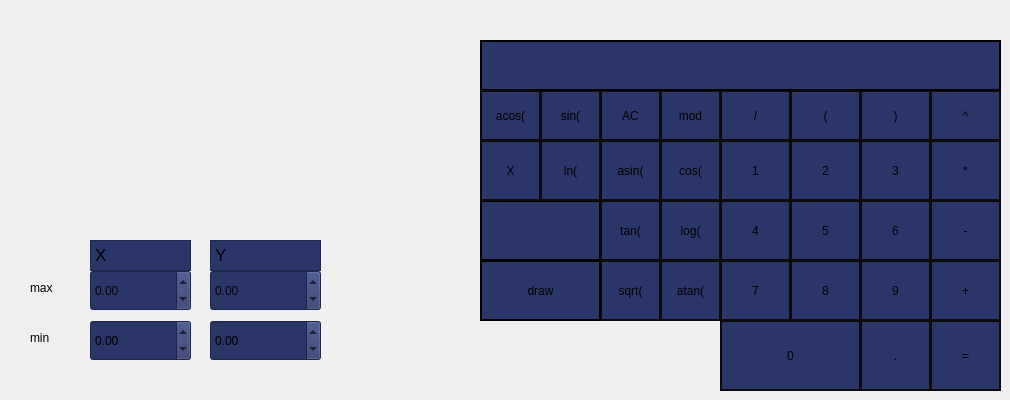
    <widget class="QWidget" name="calc">
     <attribute name="title">
      <string>Классика</string>
     </attribute>
     <widget class="QPushButton" name="pushButton_sin">
      <property name="geometry">
       <rect>
        <x>540</x>
        <y>90</y>
        <width>61</width>
        <height>51</height>
       </rect>
      </property>
      <property name="styleSheet">
       <string notr="true">QPushButton:hover {
	color: rgb(255, 255, 255);
}

QPushButton {
color: rgb(0, 0, 0);
 border: 2px solid rgb(11, 11, 11);

 background: rgb(42, 54, 103);
}
</string>
      </property>
      <property name="text">
       <string>sin(</string>
      </property>
     </widget>
     <widget class="QPushButton" name="pushButton_2">
      <property name="geometry">
       <rect>
        <x>790</x>
        <y>140</y>
        <width>71</width>
        <height>61</height>
       </rect>
      </property>
      <property name="styleSheet">
       <string notr="true">QPushButton:hover {
	color: rgb(255, 255, 255);
}

QPushButton {
color: rgb(0, 0, 0);
 border: 2px solid rgb(11, 11, 11);

 background: rgb(42, 54, 103);
}
</string>
      </property>
      <property name="text">
       <string>2</string>
      </property>
     </widget>
     <widget class="QLineEdit" name="lineEdit_X">
      <property name="geometry">
       <rect>
        <x>480</x>
        <y>200</y>
        <width>121</width>
        <height>61</height>
       </rect>
      </property>
      <property name="styleSheet">
       <string notr="true">QLineEdit {
border: none;
color: rgb(0 0, 0);
 border: 2px solid rgb(0, 0, 0);
 background: solid rgb(42, 54, 103);
}

QLineEdir:hover {
	border: white ;
}
</string>
      </property>
     </widget>
     <widget class="QPushButton" name="pushButton_atan">
      <property name="geometry">
       <rect>
        <x>660</x>
        <y>260</y>
        <width>61</width>
        <height>61</height>
       </rect>
      </property>
      <property name="styleSheet">
       <string notr="true">QPushButton:hover {
	color: rgb(255, 255, 255);
}

QPushButton {
color: rgb(0, 0, 0);
 border: 2px solid rgb(11, 11, 11);

 background: rgb(42, 54, 103);
}
</string>
      </property>
      <property name="text">
       <string>atan(</string>
      </property>
     </widget>
     <widget class="QPushButton" name="pushButton_divide">
      <property name="geometry">
       <rect>
        <x>720</x>
        <y>90</y>
        <width>71</width>
        <height>51</height>
       </rect>
      </property>
      <property name="styleSheet">
       <string notr="true">QPushButton:hover {
	color: rgb(255, 255, 255);
}

QPushButton {
color: rgb(0, 0, 0);
 border: 2px solid rgb(11, 11, 11);

 background: rgb(42, 54, 103);
}
</string>
      </property>
      <property name="text">
       <string>/</string>
      </property>
     </widget>
     <widget class="QPushButton" name="pushButton_mod">
      <property name="geometry">
       <rect>
        <x>660</x>
        <y>90</y>
        <width>61</width>
        <height>51</height>
       </rect>
      </property>
      <property name="styleSheet">
       <string notr="true">QPushButton:hover {
	color: rgb(255, 255, 255);
}

QPushButton {
color: rgb(0, 0, 0);
 border: 2px solid rgb(11, 11, 11);

 background: rgb(42, 54, 103);
}
</string>
      </property>
      <property name="text">
       <string>mod</string>
      </property>
     </widget>
     <widget class="QPushButton" name="pushButton_multiply">
      <property name="geometry">
       <rect>
        <x>930</x>
        <y>140</y>
        <width>71</width>
        <height>61</height>
       </rect>
      </property>
      <property name="styleSheet">
       <string notr="true">QPushButton:hover {
	color: rgb(255, 255, 255);
}

QPushButton {
color: rgb(0, 0, 0);
 border: 2px solid rgb(11, 11, 11);

 background: rgb(42, 54, 103);
}
</string>
      </property>
      <property name="text">
       <string>*</string>
      </property>
     </widget>
     <widget class="QPushButton" name="pushButton_power">
      <property name="geometry">
       <rect>
        <x>930</x>
        <y>90</y>
        <width>71</width>
        <height>51</height>
       </rect>
      </property>
      <property name="styleSheet">
       <string notr="true">QPushButton:hover {
	color: rgb(255, 255, 255);
}

QPushButton {
color: rgb(0, 0, 0);
 border: 2px solid rgb(11, 11, 11);

 background: rgb(42, 54, 103);
}
</string>
      </property>
      <property name="text">
       <string>^</string>
      </property>
     </widget>
     <widget class="QPushButton" name="pushButton_ln">
      <property name="geometry">
       <rect>
        <x>540</x>
        <y>140</y>
        <width>61</width>
        <height>61</height>
       </rect>
      </property>
      <property name="styleSheet">
       <string notr="true">QPushButton:hover {
	color: rgb(255, 255, 255);
}

QPushButton {
color: rgb(0, 0, 0);
 border: 2px solid rgb(11, 11, 11);

 background: rgb(42, 54, 103);
}
</string>
      </property>
      <property name="text">
       <string>ln(</string>
      </property>
     </widget>
     <widget class="QPushButton" name="pushButton_plus">
      <property name="geometry">
       <rect>
        <x>930</x>
        <y>260</y>
        <width>71</width>
        <height>61</height>
       </rect>
      </property>
      <property name="styleSheet">
       <string notr="true">QPushButton:hover {
	color: rgb(255, 255, 255);
}

QPushButton {
color: rgb(0, 0, 0);
 border: 2px solid rgb(11, 11, 11);

 background: rgb(42, 54, 103);
}
</string>
      </property>
      <property name="text">
       <string>+</string>
      </property>
     </widget>
     <widget class="QPushButton" name="pushButton_8">
      <property name="geometry">
       <rect>
        <x>790</x>
        <y>260</y>
        <width>71</width>
        <height>61</height>
       </rect>
      </property>
      <property name="styleSheet">
       <string notr="true">QPushButton:hover {
	color: rgb(255, 255, 255);
}

QPushButton {
color: rgb(0, 0, 0);
 border: 2px solid rgb(11, 11, 11);

 background: rgb(42, 54, 103);
}
</string>
      </property>
      <property name="text">
       <string>8</string>
      </property>
     </widget>
     <widget class="QPushButton" name="pushButton_6">
      <property name="geometry">
       <rect>
        <x>860</x>
        <y>200</y>
        <width>71</width>
        <height>61</height>
       </rect>
      </property>
      <property name="styleSheet">
       <string notr="true">QPushButton:hover {
	color: rgb(255, 255, 255);
}

QPushButton {
color: rgb(0, 0, 0);
 border: 2px solid rgb(11, 11, 11);

 background: rgb(42, 54, 103);
}
</string>
      </property>
      <property name="text">
       <string>6</string>
      </property>
     </widget>
     <widget class="QPushButton" name="pushButton_1">
      <property name="geometry">
       <rect>
        <x>720</x>
        <y>140</y>
        <width>71</width>
        <height>61</height>
       </rect>
      </property>
      <property name="styleSheet">
       <string notr="true">QPushButton:hover {
	color: rgb(255, 255, 255);
}

QPushButton {
color: rgb(0, 0, 0);
 border: 2px solid rgb(11, 11, 11);

 background: rgb(42, 54, 103);
}
</string>
      </property>
      <property name="text">
       <string>1</string>
      </property>
     </widget>
     <widget class="QPushButton" name="pushButton_clear">
      <property name="geometry">
       <rect>
        <x>600</x>
        <y>90</y>
        <width>61</width>
        <height>51</height>
       </rect>
      </property>
      <property name="styleSheet">
       <string notr="true">QPushButton:hover {
	color: rgb(255, 255, 255);
}

QPushButton {
color: rgb(0, 0, 0);
 border: 2px solid rgb(11, 11, 11);

 background: rgb(42, 54, 103);
}
</string>
      </property>
      <property name="text">
       <string>AC</string>
      </property>
     </widget>
     <widget class="QPushButton" name="pushButton_cos">
      <property name="geometry">
       <rect>
        <x>660</x>
        <y>140</y>
        <width>61</width>
        <height>61</height>
       </rect>
      </property>
      <property name="styleSheet">
       <string notr="true">QPushButton:hover {
	color: rgb(255, 255, 255);
}

QPushButton {
color: rgb(0, 0, 0);
 border: 2px solid rgb(11, 11, 11);

 background: rgb(42, 54, 103);
}
</string>
      </property>
      <property name="text">
       <string>cos(</string>
      </property>
     </widget>
     <widget class="QPushButton" name="pushButton_bracket_right">
      <property name="geometry">
       <rect>
        <x>860</x>
        <y>90</y>
        <width>71</width>
        <height>51</height>
       </rect>
      </property>
      <property name="styleSheet">
       <string notr="true">QPushButton:hover {
	color: rgb(255, 255, 255);
}

QPushButton {
color: rgb(0, 0, 0);
 border: 2px solid rgb(11, 11, 11);

 background: rgb(42, 54, 103);
}
</string>
      </property>
      <property name="text">
       <string>)</string>
      </property>
     </widget>
     <widget class="QPushButton" name="pushButton_0">
      <property name="geometry">
       <rect>
        <x>720</x>
        <y>320</y>
        <width>141</width>
        <height>71</height>
       </rect>
      </property>
      <property name="styleSheet">
       <string notr="true">QPushButton:hover {
	color: rgb(255, 255, 255);
}

QPushButton {
color: rgb(0, 0, 0);
 border: 2px solid rgb(11, 11, 11);

 background: rgb(42, 54, 103);
}
</string>
      </property>
      <property name="text">
       <string>0</string>
      </property>
     </widget>
     <widget class="QPushButton" name="pushButton_log">
      <property name="geometry">
       <rect>
        <x>660</x>
        <y>200</y>
        <width>61</width>
        <height>61</height>
       </rect>
      </property>
      <property name="styleSheet">
       <string notr="true">QPushButton:hover {
	color: rgb(255, 255, 255);
}

QPushButton {
color: rgb(0, 0, 0);
 border: 2px solid rgb(11, 11, 11);

 background: rgb(42, 54, 103);
}
</string>
      </property>
      <property name="text">
       <string>log(</string>
      </property>
     </widget>
     <widget class="QPushButton" name="pushButton_dot">
      <property name="geometry">
       <rect>
        <x>860</x>
        <y>320</y>
        <width>71</width>
        <height>71</height>
       </rect>
      </property>
      <property name="styleSheet">
       <string notr="true">QPushButton:hover {
	color: rgb(255, 255, 255);
}

QPushButton {
color: rgb(0, 0, 0);
 border: 2px solid rgb(11, 11, 11);

 background: rgb(42, 54, 103);
}
</string>
      </property>
      <property name="text">
       <string>.</string>
      </property>
     </widget>
     <widget class="QPushButton" name="pushButton_3">
      <property name="geometry">
       <rect>
        <x>860</x>
        <y>140</y>
        <width>71</width>
        <height>61</height>
       </rect>
      </property>
      <property name="styleSheet">
       <string notr="true">QPushButton:hover {
	color: rgb(255, 255, 255);
}

QPushButton {
color: rgb(0, 0, 0);
 border: 2px solid rgb(11, 11, 11);

 background: rgb(42, 54, 103);
}
</string>
      </property>
      <property name="text">
       <string>3</string>
      </property>
     </widget>
     <widget class="QPushButton" name="pushButton_minus">
      <property name="geometry">
       <rect>
        <x>930</x>
        <y>200</y>
        <width>71</width>
        <height>61</height>
       </rect>
      </property>
      <property name="styleSheet">
       <string notr="true">QPushButton:hover {
	color: rgb(255, 255, 255);
}

QPushButton {
color: rgb(0, 0, 0);
 border: 2px solid rgb(11, 11, 11);

 background: rgb(42, 54, 103);
}
</string>
      </property>
      <property name="text">
       <string>-</string>
      </property>
     </widget>
     <widget class="QLineEdit" name="lineEdit">
      <property name="geometry">
       <rect>
        <x>480</x>
        <y>40</y>
        <width>521</width>
        <height>51</height>
       </rect>
      </property>
      <property name="styleSheet">
       <string notr="true">QLineEdit {
border: none;
color: rgb(0 0, 0);
 border: 2px solid rgb(0, 0, 0);
 background: solid rgb(42, 54, 103);
}

QLineEdir:hover {
	border: white ;
}
</string>
      </property>
     </widget>
     <widget class="QPushButton" name="pushButton_sqrt">
      <property name="geometry">
       <rect>
        <x>600</x>
        <y>260</y>
        <width>61</width>
        <height>61</height>
       </rect>
      </property>
      <property name="styleSheet">
       <string notr="true">QPushButton:hover {
	color: rgb(255, 255, 255);
}

QPushButton {
color: rgb(0, 0, 0);
 border: 2px solid rgb(11, 11, 11);

 background: rgb(42, 54, 103);
}
</string>
      </property>
      <property name="text">
       <string>sqrt(</string>
      </property>
     </widget>
     <widget class="QPushButton" name="pushButton_acos">
      <property name="geometry">
       <rect>
        <x>480</x>
        <y>90</y>
        <width>61</width>
        <height>51</height>
       </rect>
      </property>
      <property name="styleSheet">
       <string notr="true">QPushButton:hover {
	color: rgb(255, 255, 255);
}

QPushButton {
color: rgb(0, 0, 0);
 border: 2px solid rgb(11, 11, 11);

 background: rgb(42, 54, 103);
}
</string>
      </property>
      <property name="text">
       <string>acos(</string>
      </property>
     </widget>
     <widget class="QPushButton" name="pushButton_asin">
      <property name="geometry">
       <rect>
        <x>600</x>
        <y>140</y>
        <width>61</width>
        <height>61</height>
       </rect>
      </property>
      <property name="styleSheet">
       <string notr="true">QPushButton:hover {
	color: rgb(255, 255, 255);
}

QPushButton {
color: rgb(0, 0, 0);
 border: 2px solid rgb(11, 11, 11);

 background: rgb(42, 54, 103);
}
</string>
      </property>
      <property name="text">
       <string>asin(</string>
      </property>
     </widget>
     <widget class="QPushButton" name="pushButton_X">
      <property name="geometry">
       <rect>
        <x>480</x>
        <y>140</y>
        <width>61</width>
        <height>61</height>
       </rect>
      </property>
      <property name="styleSheet">
       <string notr="true">QPushButton:hover {
	color: rgb(255, 255, 255);
}

QPushButton {
color: rgb(0, 0, 0);
 border: 2px solid rgb(11, 11, 11);

 background: rgb(42, 54, 103);
}
</string>
      </property>
      <property name="text">
       <string>X</string>
      </property>
     </widget>
     <widget class="QPushButton" name="pushButton_9">
      <property name="geometry">
       <rect>
        <x>860</x>
        <y>260</y>
        <width>71</width>
        <height>61</height>
       </rect>
      </property>
      <property name="styleSheet">
       <string notr="true">QPushButton:hover {
	color: rgb(255, 255, 255);
}

QPushButton {
color: rgb(0, 0, 0);
 border: 2px solid rgb(11, 11, 11);

 background: rgb(42, 54, 103);
}
</string>
      </property>
      <property name="text">
       <string>9</string>
      </property>
     </widget>
     <widget class="QPushButton" name="pushButton_5">
      <property name="geometry">
       <rect>
        <x>790</x>
        <y>200</y>
        <width>71</width>
        <height>61</height>
       </rect>
      </property>
      <property name="styleSheet">
       <string notr="true">QPushButton:hover {
	color: rgb(255, 255, 255);
}

QPushButton {
color: rgb(0, 0, 0);
 border: 2px solid rgb(11, 11, 11);

 background: rgb(42, 54, 103);
}
</string>
      </property>
      <property name="text">
       <string>5</string>
      </property>
     </widget>
     <widget class="QPushButton" name="pushButton_7">
      <property name="geometry">
       <rect>
        <x>720</x>
        <y>260</y>
        <width>71</width>
        <height>61</height>
       </rect>
      </property>
      <property name="styleSheet">
       <string notr="true">QPushButton:hover {
	color: rgb(255, 255, 255);
}

QPushButton {
color: rgb(0, 0, 0);
 border: 2px solid rgb(11, 11, 11);

 background: rgb(42, 54, 103);
}
</string>
      </property>
      <property name="text">
       <string>7</string>
      </property>
     </widget>
     <widget class="QPushButton" name="pushButton_4">
      <property name="geometry">
       <rect>
        <x>720</x>
        <y>200</y>
        <width>71</width>
        <height>61</height>
       </rect>
      </property>
      <property name="styleSheet">
       <string notr="true">QPushButton:hover {
	color: rgb(255, 255, 255);
}

QPushButton {
color: rgb(0, 0, 0);
 border: 2px solid rgb(11, 11, 11);

 background: rgb(42, 54, 103);
}
</string>
      </property>
      <property name="text">
       <string>4</string>
      </property>
     </widget>
     <widget class="QPushButton" name="pushButton_tan">
      <property name="geometry">
       <rect>
        <x>600</x>
        <y>200</y>
        <width>61</width>
        <height>61</height>
       </rect>
      </property>
      <property name="styleSheet">
       <string notr="true">QPushButton:hover {
	color: rgb(255, 255, 255);
}

QPushButton {
color: rgb(0, 0, 0);
 border: 2px solid rgb(11, 11, 11);

 background: rgb(42, 54, 103);
}
</string>
      </property>
      <property name="text">
       <string>tan(</string>
      </property>
     </widget>
     <widget class="QPushButton" name="pushButton_equal">
      <property name="geometry">
       <rect>
        <x>930</x>
        <y>320</y>
        <width>71</width>
        <height>71</height>
       </rect>
      </property>
      <property name="styleSheet">
       <string notr="true">QPushButton:hover {
	color: rgb(255, 255, 255);
}

QPushButton {
color: rgb(0, 0, 0);
 border: 2px solid rgb(11, 11, 11);

 background: rgb(42, 54, 103);
}
</string>
      </property>
      <property name="text">
       <string>=</string>
      </property>
     </widget>
     <widget class="QPushButton" name="pushButton_bracket_left">
      <property name="geometry">
       <rect>
        <x>790</x>
        <y>90</y>
        <width>71</width>
        <height>51</height>
       </rect>
      </property>
      <property name="styleSheet">
       <string notr="true">QPushButton:hover {
	color: rgb(255, 255, 255);
}

QPushButton {
color: rgb(0, 0, 0);
 border: 2px solid rgb(11, 11, 11);

 background: rgb(42, 54, 103);
}
</string>
      </property>
      <property name="text">
       <string>(</string>
      </property>
     </widget>
     <widget class="QDoubleSpinBox" name="doubleSpinBox_x_2">
      <property name="geometry">
       <rect>
        <x>90</x>
        <y>320</y>
        <width>101</width>
        <height>41</height>
       </rect>
      </property>
      <property name="styleSheet">
       <string notr="true">QDoubleSpinBox {

background: solid rgb(42, 54, 103);
}</string>
      </property>
      <property name="minimum">
       <double>-1000000.000000000000000</double>
      </property>
      <property name="maximum">
       <double>1000000.000000000000000</double>
      </property>
     </widget>
     <widget class="QTextEdit" name="textEdit_x">
      <property name="geometry">
       <rect>
        <x>90</x>
        <y>240</y>
        <width>101</width>
        <height>31</height>
       </rect>
      </property>
      <property name="styleSheet">
       <string notr="true">QTextEdit {
background:solid rgb(42, 54, 103);
}

QTextEdit:hover {
	border: white;
}</string>
      </property>
      <property name="html">
       <string>&lt;!DOCTYPE HTML PUBLIC &quot;-//W3C//DTD HTML 4.0//EN&quot; &quot;http://www.w3.org/TR/REC-html40/strict.dtd&quot;&gt;
&lt;html&gt;&lt;head&gt;&lt;meta name=&quot;qrichtext&quot; content=&quot;1&quot; /&gt;&lt;meta charset=&quot;utf-8&quot; /&gt;&lt;style type=&quot;text/css&quot;&gt;
p, li { white-space: pre-wrap; }
&lt;/style&gt;&lt;/head&gt;&lt;body style=&quot; font-family:'.AppleSystemUIFont'; font-size:13pt; font-weight:400; font-style:normal;&quot;&gt;
&lt;p style=&quot; margin-top:0px; margin-bottom:0px; margin-left:0px; margin-right:0px; -qt-block-indent:0; text-indent:0px;&quot;&gt;X&lt;/p&gt;&lt;/body&gt;&lt;/html&gt;</string>
      </property>
     </widget>
     <widget class="QDoubleSpinBox" name="doubleSpinBox_y">
      <property name="geometry">
       <rect>
        <x>210</x>
        <y>270</y>
        <width>111</width>
        <height>41</height>
       </rect>
      </property>
      <property name="styleSheet">
       <string notr="true">QDoubleSpinBox {

background: solid rgb(42, 54, 103);
}</string>
      </property>
      <property name="minimum">
       <double>-1000000.000000000000000</double>
      </property>
      <property name="maximum">
       <double>1000000.000000000000000</double>
      </property>
     </widget>
     <widget class="QPushButton" name="pushButton_makeGraph">
      <property name="geometry">
       <rect>
        <x>480</x>
        <y>260</y>
        <width>121</width>
        <height>61</height>
       </rect>
      </property>
      <property name="styleSheet">
       <string notr="true">QPushButton:hover {
	color: white;
}

QPushButton {
color: rgb(0, 0, 0);
 border: 2px solid rgb(0, 0, 0);

 background: solid rgb(42, 54, 103);
}

QLineEdit {
border: none;
color: rgb(0 0, 0);
 border: 2px solid rgb(0, 0, 0);
 background: solid rgb(42, 54, 103);
}

QLineEdit:hover {
	border: white ;
}
</string>
      </property>
      <property name="text">
       <string>draw</string>
      </property>
     </widget>
     <widget class="QCustomPlot" name="widget_graph" native="true">
      <property name="geometry">
       <rect>
        <x>0</x>
        <y>40</y>
        <width>471</width>
        <height>191</height>
       </rect>
      </property>
      <property name="styleSheet">
       <string notr="true">QWidget {
color: rgb(189, 170, 255)
}</string>
      </property>
     </widget>
     <widget class="QDoubleSpinBox" name="doubleSpinBox_y_2">
      <property name="geometry">
       <rect>
        <x>210</x>
        <y>320</y>
        <width>111</width>
        <height>41</height>
       </rect>
      </property>
      <property name="styleSheet">
       <string notr="true">QDoubleSpinBox {

background: solid rgb(42, 54, 103);
}</string>
      </property>
      <property name="minimum">
       <double>-1000000.000000000000000</double>
      </property>
      <property name="maximum">
       <double>1000000.000000000000000</double>
      </property>
     </widget>
     <widget class="QTextEdit" name="textEdit_y">
      <property name="geometry">
       <rect>
        <x>210</x>
        <y>240</y>
        <width>111</width>
        <height>31</height>
       </rect>
      </property>
      <property name="styleSheet">
       <string notr="true">QTextEdit {
background:solid rgb(42, 54, 103);
}

QTextEdit:hover {
	border: white;
}</string>
      </property>
      <property name="html">
       <string>&lt;!DOCTYPE HTML PUBLIC &quot;-//W3C//DTD HTML 4.0//EN&quot; &quot;http://www.w3.org/TR/REC-html40/strict.dtd&quot;&gt;
&lt;html&gt;&lt;head&gt;&lt;meta name=&quot;qrichtext&quot; content=&quot;1&quot; /&gt;&lt;meta charset=&quot;utf-8&quot; /&gt;&lt;style type=&quot;text/css&quot;&gt;
p, li { white-space: pre-wrap; }
&lt;/style&gt;&lt;/head&gt;&lt;body style=&quot; font-family:'.AppleSystemUIFont'; font-size:13pt; font-weight:400; font-style:normal;&quot;&gt;
&lt;p style=&quot; margin-top:0px; margin-bottom:0px; margin-left:0px; margin-right:0px; -qt-block-indent:0; text-indent:0px;&quot;&gt;Y&lt;/p&gt;&lt;/body&gt;&lt;/html&gt;</string>
      </property>
     </widget>
     <widget class="QDoubleSpinBox" name="doubleSpinBox_x">
      <property name="geometry">
       <rect>
        <x>90</x>
        <y>270</y>
        <width>101</width>
        <height>41</height>
       </rect>
      </property>
      <property name="styleSheet">
       <string notr="true">QDoubleSpinBox {

background: solid rgb(42, 54, 103);
}</string>
      </property>
      <property name="minimum">
       <double>-1000000.000000000000000</double>
      </property>
      <property name="maximum">
       <double>1000000.000000000000000</double>
      </property>
     </widget>
     <widget class="QLabel" name="label">
      <property name="geometry">
       <rect>
        <x>30</x>
        <y>280</y>
        <width>58</width>
        <height>16</height>
       </rect>
      </property>
      <property name="text">
       <string>max</string>
      </property>
     </widget>
     <widget class="QLabel" name="label_10">
      <property name="geometry">
       <rect>
        <x>30</x>
        <y>330</y>
        <width>58</width>
        <height>16</height>
       </rect>
      </property>
      <property name="text">
       <string>min</string>
      </property>
     </widget>
    </widget>
